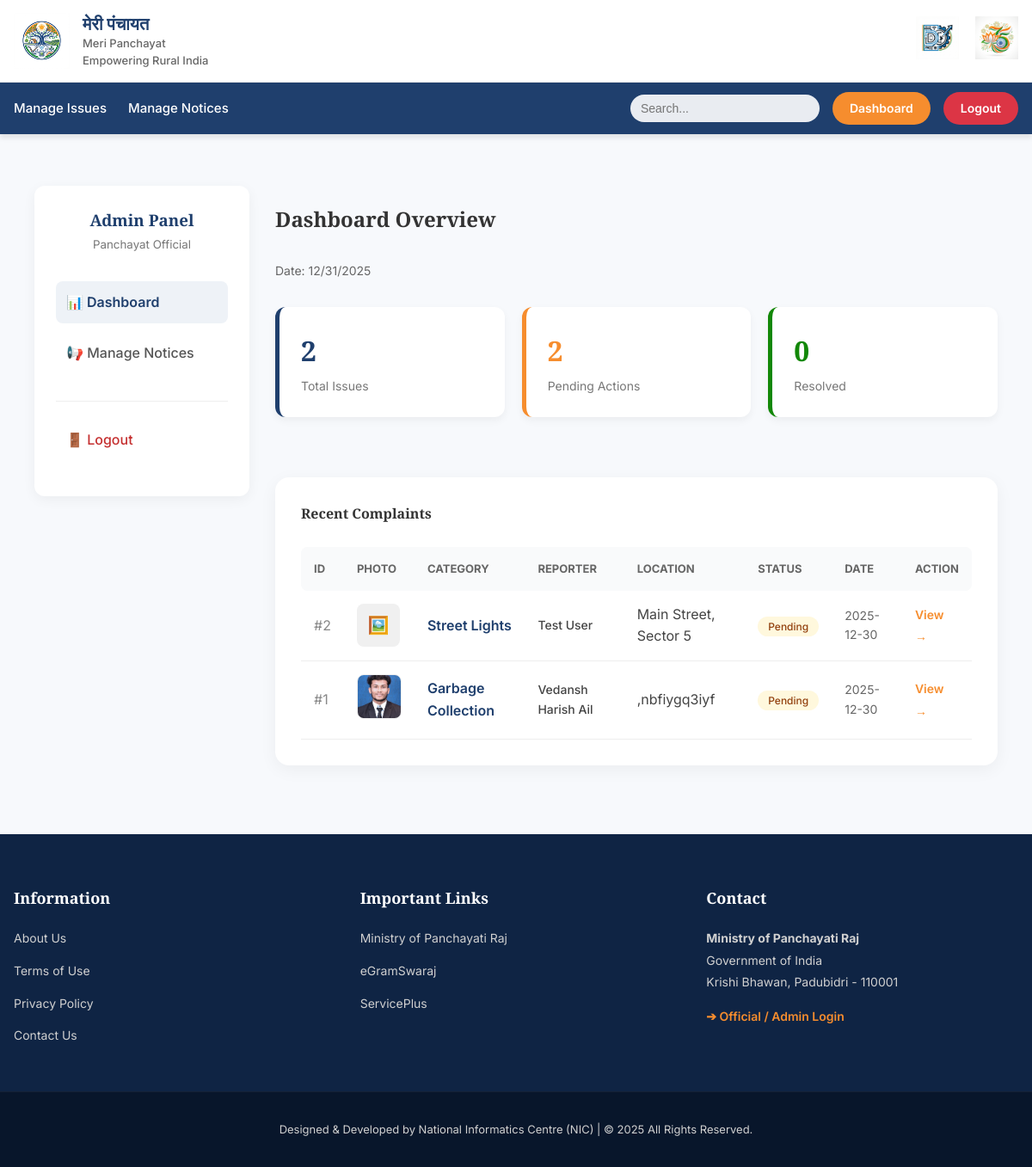
Page /admin (signed in) on the earlier database version.
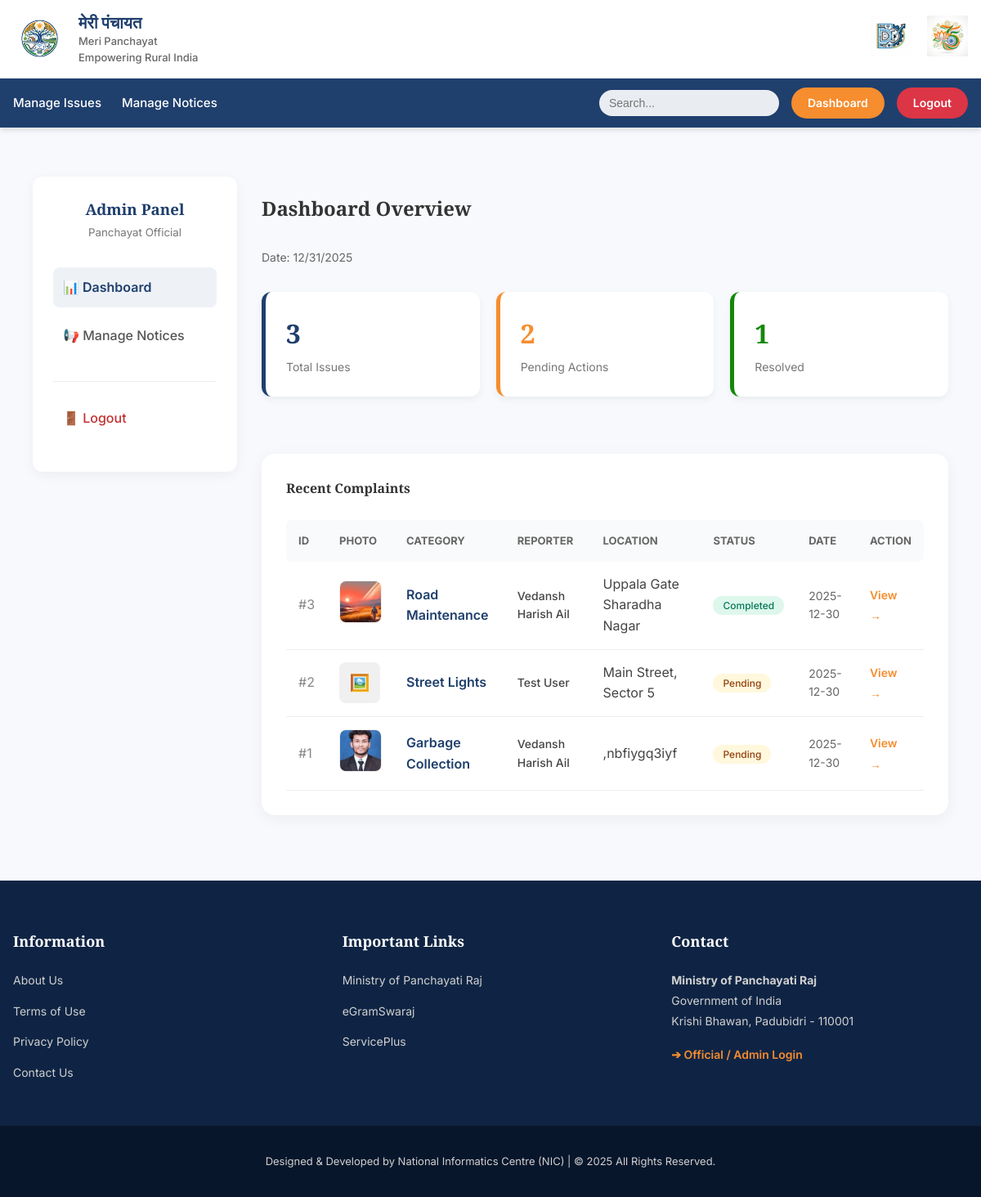
Same page on the later database version.
### tables this page shows
CREATE TABLE issues (
        id INTEGER PRIMARY KEY AUTOINCREMENT,
        panchayath_id INTEGER,
        category TEXT,
        description TEXT,
        location TEXT,
        status TEXT DEFAULT 'Pending',
        created_at DATETIME DEFAULT CURRENT_TIMESTAMP
    , photo_path TEXT, user_id INTEGER);

CREATE TABLE users (
        id INTEGER PRIMARY KEY AUTOINCREMENT,
        name TEXT,
        email TEXT UNIQUE,
        mobile TEXT,
        password_hash TEXT,
        created_at DATETIME DEFAULT CURRENT_TIMESTAMP
    );

### app.py (the view)
@app.route("/admin")
@login_required
def admin_dashboard():
    pid = session["panchayath_id"]
    conn = connect_db()
    issues = conn.execute("""
        SELECT i.*, u.name as reporter_name
        FROM issues i
        LEFT JOIN users u ON i.user_id = u.id
        WHERE i.panchayath_id = ?
        ORDER BY i.created_at DESC
    """, (pid,)).fetchall()
    conn.close()
    return render_template("admin/dashboard.html", issues=issues)

### app.py (called while the page is built)
def connect_db():
    conn = sqlite3.connect(DB_NAME)
    conn.row_factory = sqlite3.Row
    return conn

def login_required(f):
    @wraps(f)
    def decorated_function(*args, **kwargs):
        if "admin_id" not in session:
            flash("Please login to access this page.", "warning")
            return redirect(url_for("admin_login"))
        return f(*args, **kwargs)
    return decorated_function

### templates/admin/dashboard.html (shortened to what the changed rows need)
{% extends "base.html" %}
{% block css %}
<link rel="stylesheet" href="{{ url_for('static', filename='css/dashboard.css') }}">
{% endblock %}
{% block content %}
<div class="admin-dashboard-container"
  style="display: grid; grid-template-columns: 250px 1fr; gap: 30px; padding: 40px; min-height: 80vh; max-width: 1400px; margin: auto;">
  <main class="dashboard-main">
    <h2 style="margin: 0; color: #333;">Dashboard Overview</h2>
    <div class="dashboard-stats"
      style="display: grid; grid-template-columns: repeat(auto-fit, minmax(200px, 1fr)); gap: 20px; margin-bottom: 40px;">
      <div class="stat-card"
        style="background: white; padding: 25px; border-radius: 12px; box-shadow: 0 4px 10px rgba(0,0,0,0.05); border-left: 5px solid var(--primary-color);">
        <h3 style="margin: 0; font-size: 32px; color: var(--primary-color);">{{ issues|length }}</h3>
        <p style="margin: 5px 0 0; color: #777; font-size: 14px;">Total Issues</p>
      </div>
        {% set pending = issues|selectattr('status', 'equalto', 'Pending')|list|length %}
      <div class="stat-card"
        style="background: white; padding: 25px; border-radius: 12px; box-shadow: 0 4px 10px rgba(0,0,0,0.05); border-left: 5px solid var(--accent-color);">
        {% set resolved = issues|selectattr('status', 'equalto', 'Completed')|list|length %}
        <h3 style="margin: 0; font-size: 32px; color: var(--accent-color);">{{ resolved }}</h3>
        <p style="margin: 5px 0 0; color: #777; font-size: 14px;">Resolved</p>
      </div>
    </div>
    <div class="recent-issues"
      style="background: white; padding: 30px; border-radius: 16px; box-shadow: 0 5px 20px rgba(0,0,0,0.05);">
      <div style="overflow-x: auto;">
        <table style="width: 100%; border-collapse: collapse;">
          <thead>
            <tr style="text-align: left; background: #f9fafb; color: #666; font-size: 13px; text-transform: uppercase;">
              <th style="padding: 15px; border-radius: 8px 0 0 8px;">ID</th>
              <th style="padding: 15px;">Photo</th>
              <th style="padding: 15px;">Category</th>
              <th style="padding: 15px;">Reporter</th>
              <th style="padding: 15px;">Location</th>
              <th style="padding: 15px;">Status</th>
              <th style="padding: 15px;">Date</th>
              <th style="padding: 15px; border-radius: 0 8px 8px 0;">Action</th>
            </tr>
          </thead>
          <tbody>
            {% for i in issues %}
            <tr style="border-bottom: 1px solid #eee; transition: background 0.2s;">
              <td style="padding: 15px; color: #888;">#{{ i.id }}</td>
              <td style="padding: 15px;">
                {% if i.photo_path %}
                <img src="{{ url_for('static', filename=i.photo_path) }}"
                  style="width: 50px; height: 50px; object-fit: cover; border-radius: 8px; border: 1px solid #eee;">
                {% else %}
                <div
                  style="width: 50px; height: 50px; background: #f0f0f0; border-radius: 8px; display: flex; align-items: center; justify-content: center; font-size: 20px;">
                  🖼️</div>
                {% endif %}
              </td>
              <td style="padding: 15px; font-weight: 600; color: var(--primary-color);">{{ i.category }}</td>
              <td style="padding: 15px; font-size: 14px;">
                <span style="font-weight: 500;">{{ i.reporter_name or 'Unknown' }}</span>
              </td>
              <td style="padding: 15px;">{{ i.location }}</td>
              <td style="padding: 15px;">
                <span style="font-size: 12px; padding: 4px 12px; border-radius: 20px; font-weight: 500;
                    {% if i.status == 'Completed' %} background: #def7ec; color: #047857;
                    {% elif i.status == 'In Progress' %} background: #e1effe; color: #1e429f;
                    {% else %} background: #fff8dd; color: #92400e; {% endif %}">
                  {{ i.status }}
                </span>
              </td>
              <td style="padding: 15px; font-size: 14px; color: #666;">{{ i.created_at[:10] }}</td>
              <td style="padding: 15px;">
                <a href="{{ url_for('admin_issue_detail', issue_id=i.id) }}"
                  style="text-decoration: none; color: var(--secondary-color); font-weight: 600; font-size: 14px;">View
                  &rarr;</a>
              </td>
            </tr>
            {% else %}
            <tr>
              <td colspan="6" style="padding: 30px; text-align: center; color: #777;">No issues found.</td>
            </tr>
            {% endfor %}
          </tbody>
        </table>
      </div>
    </div>
  </main>
</div>
{% endblock %}

Differences in the rows shown:
added issues: id "3", photo_path (picture), category "Road Maintenance", name "Vedansh Harish Ail", location "Uppala Gate Sharadha Nagar", status "Completed", created_at "2025-12-30"
Other differences:
{{ issues|length }}: "2" → "3"
{{ resolved }}: "0" → "1"
